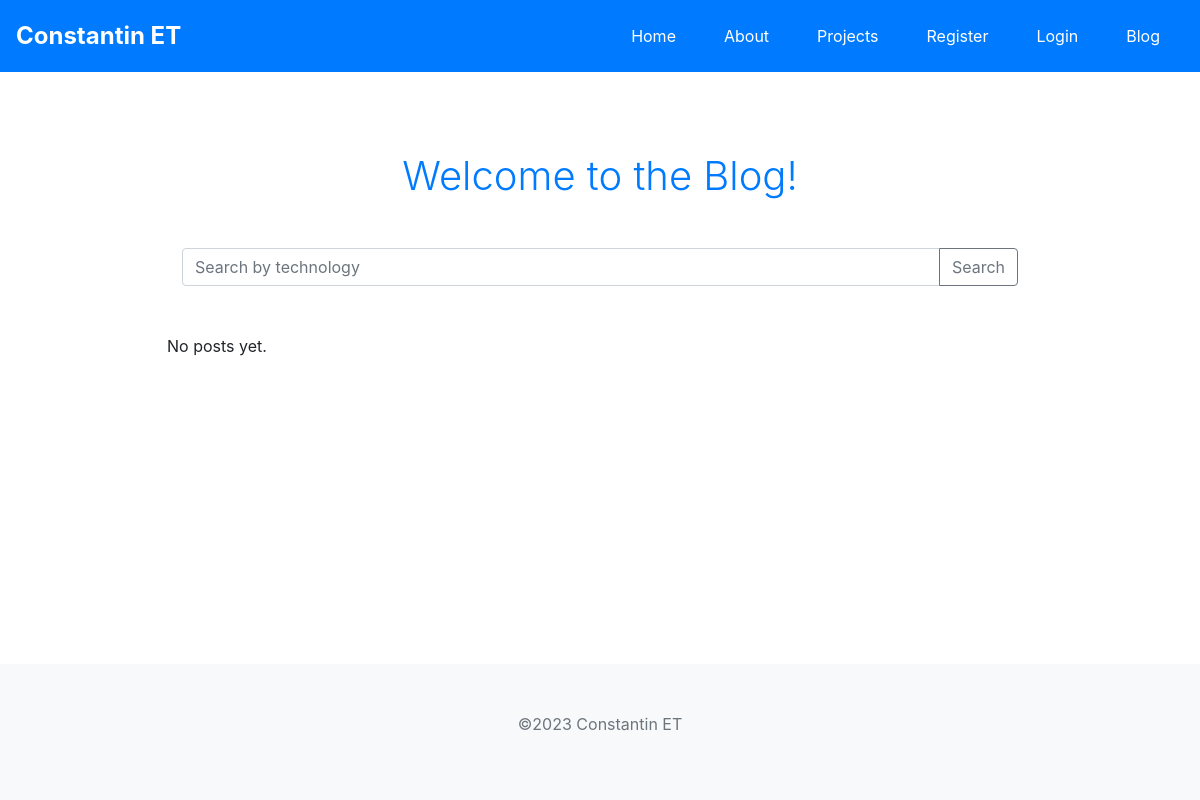
The page /blog/ on the database as committed earlier.
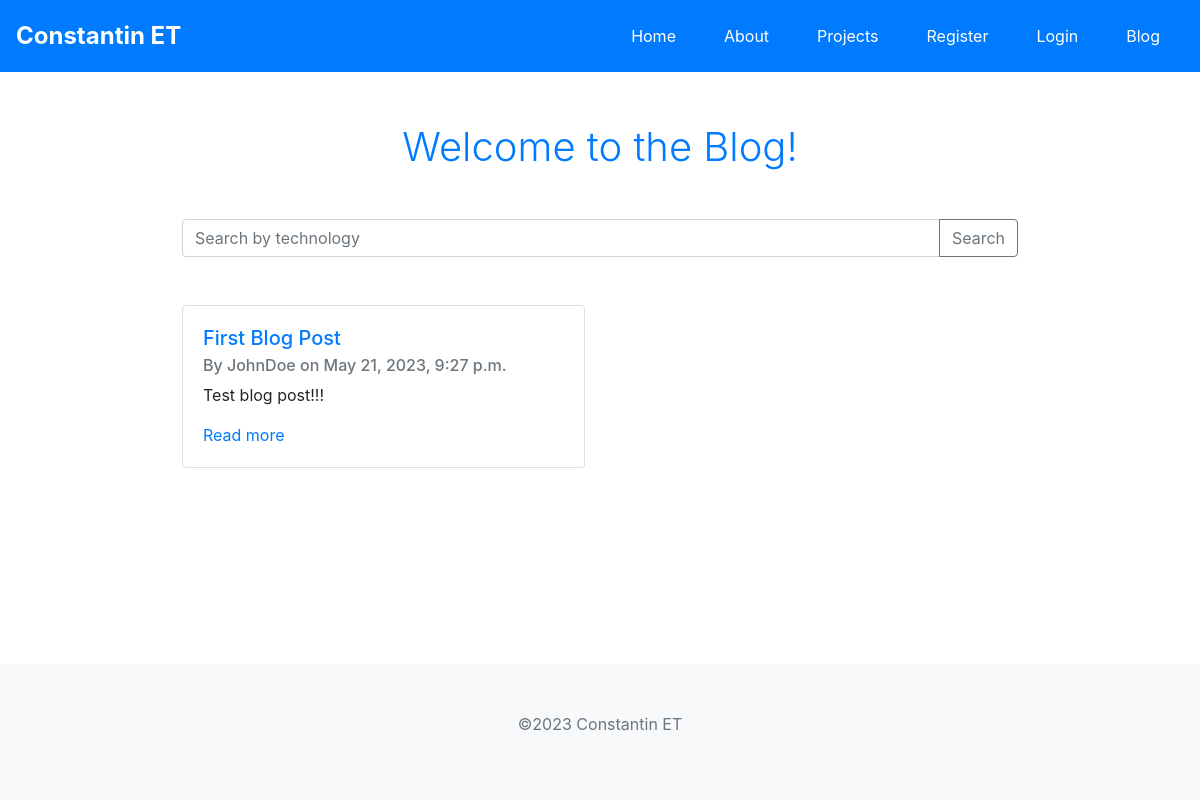
The same page on the database as committed later.
### blog/models.py (models this page shows, shortened)
class Blog(models.Model):
    author = models.ForeignKey(settings.AUTH_USER_MODEL, on_delete=models.CASCADE)
    title = models.CharField(max_length=200)
    content = models.TextField()
    date_posted = models.DateTimeField(auto_now_add=True)

### blog/views.py (the view)
# urls.py: path('', BlogListView.as_view(), name='blog-home'),
class BlogListView(ListView):
    model = Blog
    template_name = 'blog/home.html'
    context_object_name = 'blogs'
    ordering = ['-date_posted']

### portfolio/context_processors.py (called while the page is built)
def footer(request):
    footer = Footer.objects.first()
    return {'footer': footer}

### blog/templates/blog/home.html (shortened to what this page needs)
{% extends "portfolio/base_generic.html" %}
{% load static %}
{% block content %}
    <div class="container my-5">
        <h1 class="display-4 text-center mb-5">Welcome to the Blog!</h1>
        <form method="GET" action="" class="mb-5">
            <div class="input-group">
                <input type="text" class="form-control" placeholder="Search by technology" name="q" value="{{ request.GET.q }}">
                <div class="input-group-append">
                    <button class="btn btn-outline-secondary" type="submit">Search</button>
                </div>
            </div>
        </form>
        <div class="row">
            {% for blog in blogs %}
            <div class="col-lg-6 mb-4">
                <div class="card">
                    <div class="card-body">
                        <h5 class="card-title"><a href="{% url 'blog-detail' blog.id %}">{{ blog.title }}</a></h5>
                        <h6 class="card-subtitle mb-2 text-muted">By {{ blog.author }} on {{ blog.date_posted }}</h6>
                        <p class="card-text">{{ blog.content }}</p>
                        <a href="{% url 'blog-detail' blog.id %}" class="card-link">Read more</a>
                    </div>
                </div>
            </div>
            {% empty %}
            <p>No posts yet.</p>
            {% endfor %}
        </div>
    </div>
{% endblock content %}

Rows that differ between the two databases and show on the page:
added Blog: title "First Blog Post", author "JohnDoe", date_posted "May 21, 2023, 9:27 p.m.", content "Test blog post!!!"
Other text that changed with them:
text no longer shown: "No posts yet."
